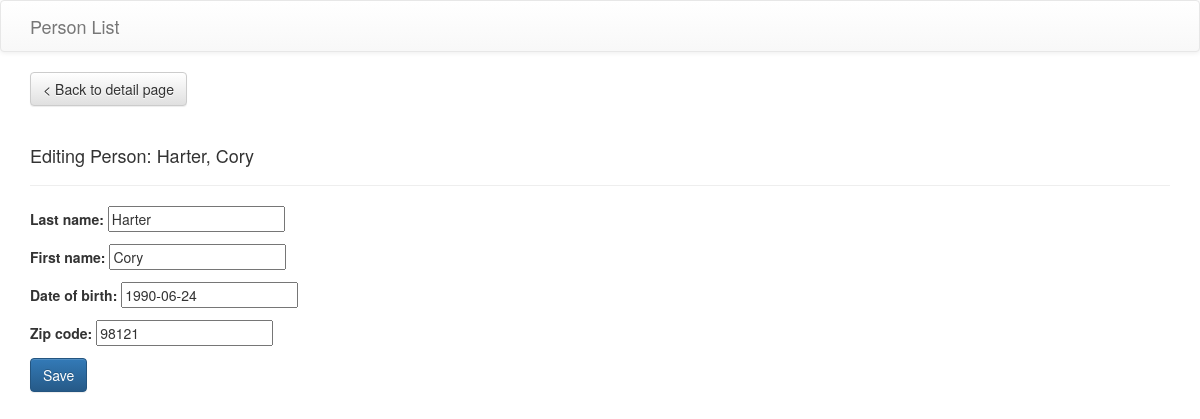
The app's page /person_list/1/edit/, older data.
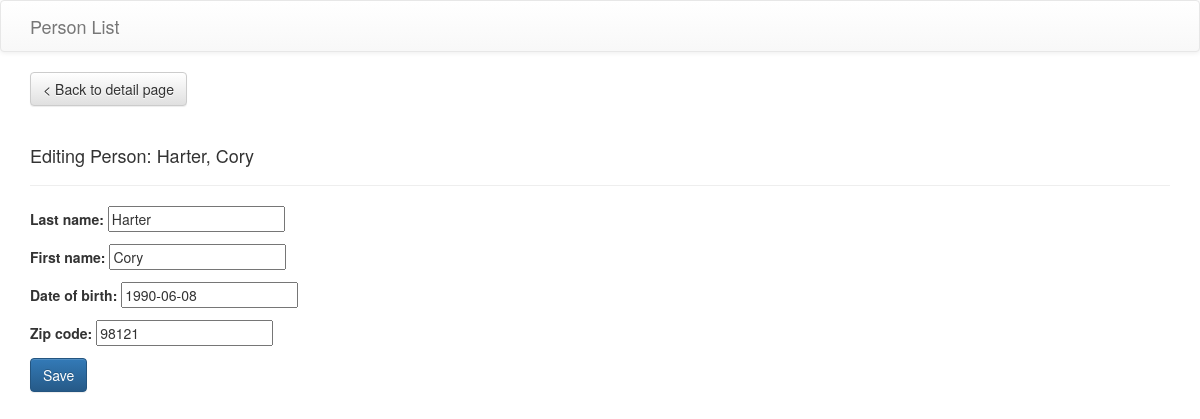
The same page, newer data.
### person_list/models.py (models this page shows, shortened)
class Person(models.Model):
	first_name = models.CharField(max_length=40)
	last_name = models.CharField(max_length=40)
	date_of_birth = models.DateField()
	zip_code = models.CharField(max_length=10)

### person_list/views.py (the view)
# urls.py: url(r'^(?P<person_id>[0-9]+)/edit/$', views.edit, name='edit'),
def edit(request, person_id):
	try:
		person = Person.objects.get(pk=person_id)
	except Person.DoesNotExist:
		return redirect_to_index()
	else:
		if request.method == 'POST':
			form_submission = PersonForm(data=request.POST or None, instance=person)
			if form_submission.is_valid():
				form_submission.save()
				return HttpResponseRedirect(reverse('person_list:detail', args=[person_id]))
		person_form = PersonForm(instance=person)
		return render(request, 'person_list/edit.html', {'person_form': person_form, 'person': person})

### person_list/forms.py
class PersonForm(ModelForm):
	class Meta:
		model = Person
		fields = ['last_name', 'first_name', 'date_of_birth', 'zip_code']

### person_list/templates/person_list/edit.html (shortened to what this page needs)
{% extends "person_list/base_layout.html" %}
{% block head_scripts %}
	<link rel="stylesheet" href="https://eternicode.github.io/bootstrap-datepicker/bootstrap-datepicker/css/datepicker3.css"></link>
{% endblock %}
{% block body %}
<a class="btn btn-default" role="button" href="{% url 'person_list:detail' person.id %}">&lt; Back to detail page</a>
<div class="page-header">
	<h4>Editing Person: {{ person.last_name }}, {{ person.first_name }}</h4>
</div>
{% if person_form %}
	<form action="{% url 'person_list:edit' person.id %}" method="post">
		{{ person_form.as_p }}
		<button class="btn btn-primary" type="submit">Save</button>
	</form>
{% endif %}
{% endblock body %}

Row changes from the older to the newer data that the page shows:
changed Person "Harter": date_of_birth "1990-06-24" → "1990-06-08"
